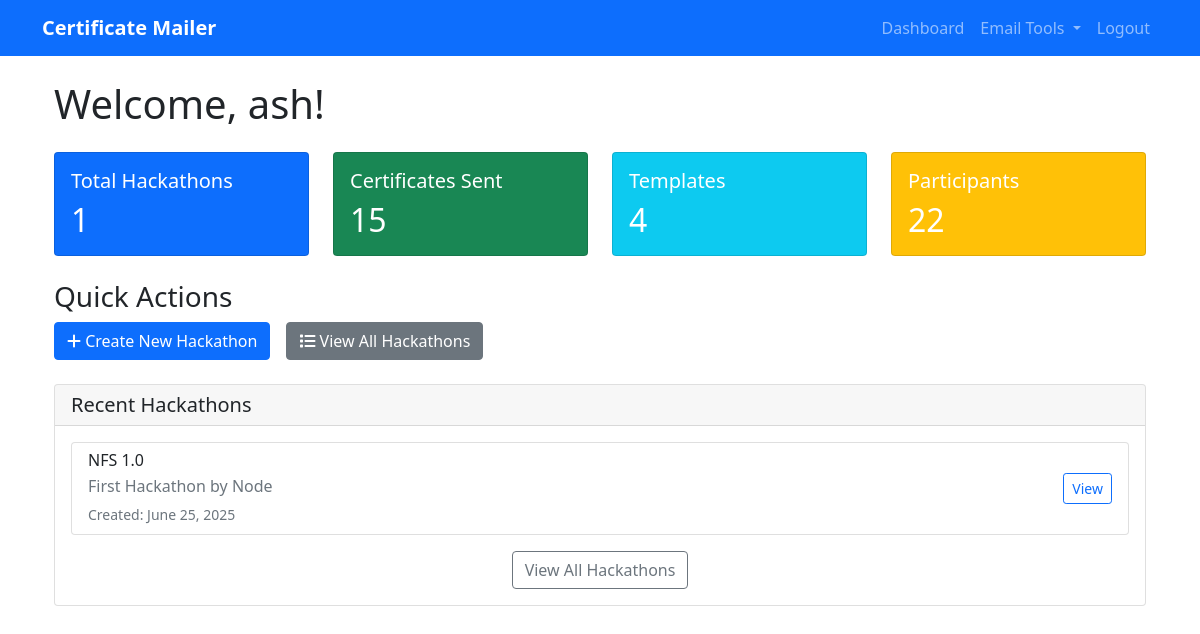
Page /dashboard (signed in) on the earlier database version.
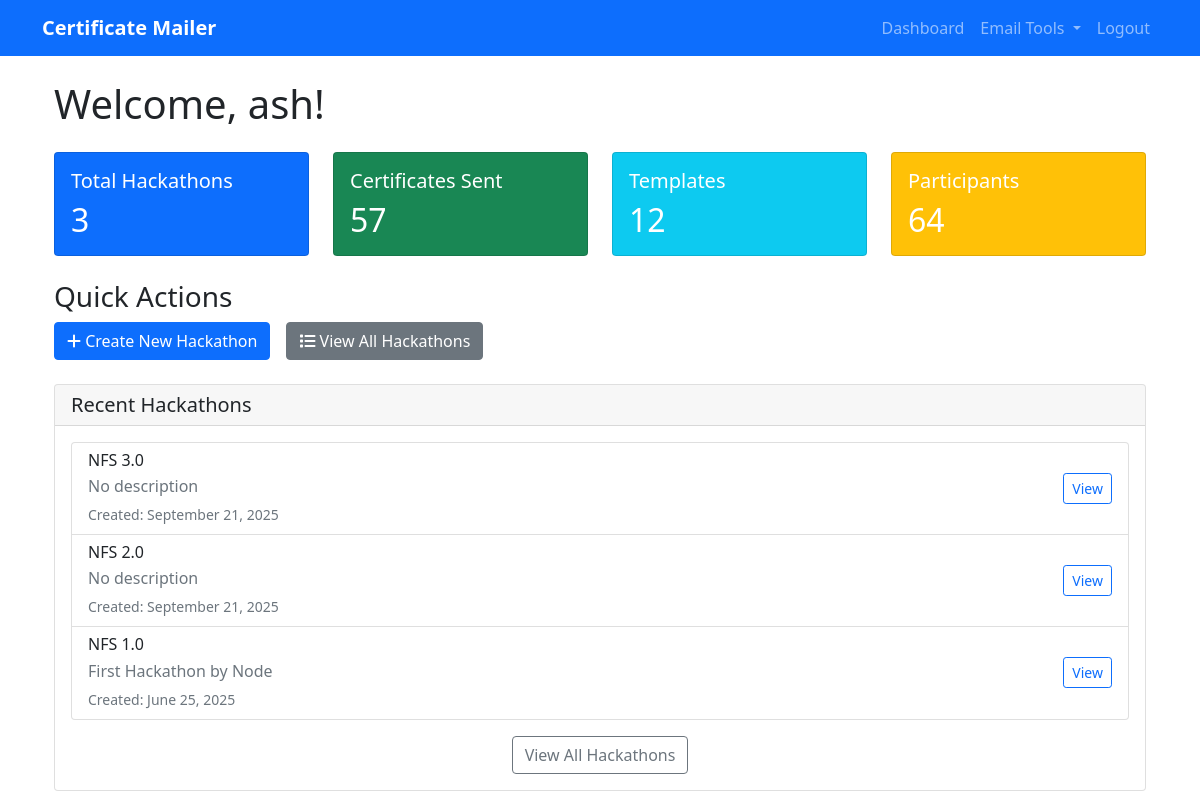
Same page on the later database version.
### models.py (models this page shows)
class Hackathon(db.Model):
    id = db.Column(db.Integer, primary_key=True)
    name = db.Column(db.String(100), nullable=False)
    description = db.Column(db.Text)
    created_at = db.Column(db.DateTime, default=datetime.utcnow)
    user_id = db.Column(db.Integer, db.ForeignKey('user.id'), nullable=False)
    certificate_templates = db.relationship('CertificateTemplate', backref='hackathon', lazy=True)
    participants = db.relationship('Participant', backref='hackathon', lazy=True)
    resubmission_form_link = db.Column(db.String(255))  # Link for resubmission form
    feedback_form_link = db.Column(db.String(255))  # Link for feedback form

### blueprints/main/routes.py (the view)
@main_bp.route('/dashboard')
@login_required
def dashboard(current_user):
    hackathons = Hackathon.query.filter_by(user_id=current_user.id).order_by(Hackathon.created_at.desc()).all()
    total_hackathons = len(hackathons)
    total_templates = CertificateTemplate.query.join(Hackathon).filter(Hackathon.user_id == current_user.id).count()
    total_participants = Participant.query.join(Hackathon).filter(Hackathon.user_id == current_user.id).count()
    certificates_sent = Participant.query.join(Hackathon).filter(
        Hackathon.user_id == current_user.id,
        Participant.certificate_sent == True
    ).count()
    recent_hackathons = hackathons[:5]
    return render_template('main/dashboard.html',
                         user=current_user,
                         total_hackathons=total_hackathons,
                         total_templates=total_templates,
                         total_participants=total_participants,
                         certificates_sent=certificates_sent,
                         recent_hackathons=recent_hackathons)

### templates/main/dashboard.html (shortened to what the changed rows need)
{% extends "base.html" %}
{% block content %}
<div class="container-fluid">
    <div class="row">
        <div class="col-12">
            <h1 class="mb-4">Welcome, {{ user.username }}!</h1>
            <div class="row mb-4">
                <div class="col-md-3">
                    <div class="card bg-primary text-white">
                        <div class="card-body">
                            <h5 class="card-title">Total Hackathons</h5>
                            <h2 class="card-text">{{ total_hackathons }}</h2>
                        </div>
                    </div>
                </div>
                <div class="col-md-3">
                    <div class="card bg-success text-white">
                        <div class="card-body">
                            <h5 class="card-title">Certificates Sent</h5>
                            <h2 class="card-text">{{ certificates_sent }}</h2>
                        </div>
                    </div>
                </div>
                <div class="col-md-3">
                    <div class="card bg-info text-white">
                        <div class="card-body">
                            <h5 class="card-title">Templates</h5>
                            <h2 class="card-text">{{ total_templates }}</h2>
                        </div>
                    </div>
                </div>
                <div class="col-md-3">
                    <div class="card bg-warning text-white">
                        <div class="card-body">
                            <h5 class="card-title">Participants</h5>
                            <h2 class="card-text">{{ total_participants }}</h2>
                        </div>
                    </div>
                </div>
            </div>
            <div class="row">
                <div class="col-12">
                    <div class="card">
                                                <div class="card-body">
                            {% if recent_hackathons %}
                                <div class="list-group">
                                    {% for hackathon in recent_hackathons %}
                                        <div class="list-group-item d-flex justify-content-between align-items-center">
                                            <div>
                                                <h6 class="mb-1">{{ hackathon.name }}</h6>
                                                <p class="mb-1 text-muted">
                                                    {% if hackathon.description %}
                                                        {{ hackathon.description[:80] }}{% if hackathon.description|length > 80 %}...{% endif %}
                                                    {% else %}
                                                        No description
                                                    {% endif %}
                                                </p>
                                                <small class="text-muted">Created: {{ hackathon.created_at.strftime('%B %d, %Y') }}</small>
                                            </div>
                                            <div>
                                                <a href="{{ url_for('hackathon.hackathon_detail', id=hackathon.id) }}"
                                                   class="btn btn-sm btn-outline-primary">View</a>
                                            </div>
                                        </div>
                                    {% endfor %}
                                </div>
                            {% else %}
                                <div class="text-center text-muted py-4">
                                    <p>No hackathons created yet.</p>
                                    <a href="{{ url_for('hackathon.create_hackathon') }}" class="btn btn-primary">Create Your First Hackathon</a>
                                </div>
                            {% endif %}
                        </div>
                    </div>
                </div>
            </div>
        </div>
    </div>
</div>
{% endblock %}

Differences in the rows shown:
added Hackathon: name "NFS 3.0", description "No description", created_at "September 21, 2025"
added Hackathon: name "NFS 2.0", description "No description", created_at "September 21, 2025"
Other differences:
{{ total_hackathons }}: "1" → "3"
{{ certificates_sent }}: "15" → "57"
{{ total_templates }}: "4" → "12"
{{ total_participants }}: "22" → "64"
